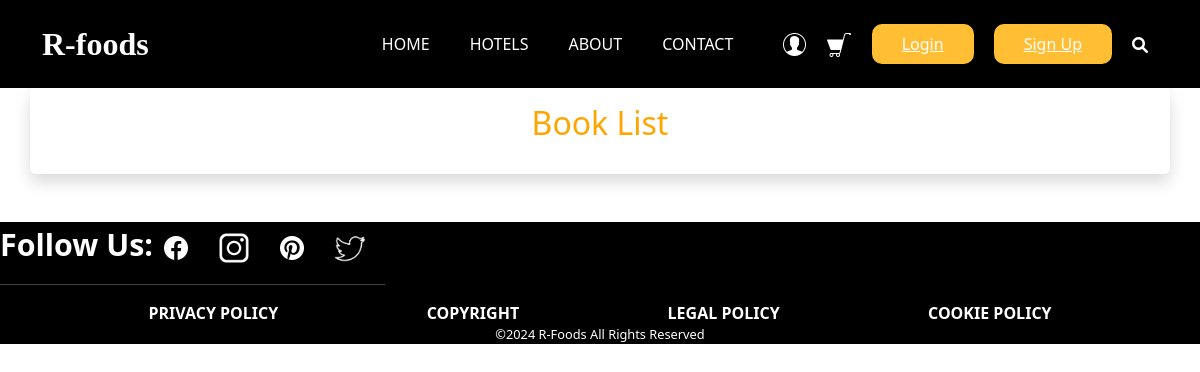
The page /books/ on the database as committed earlier.
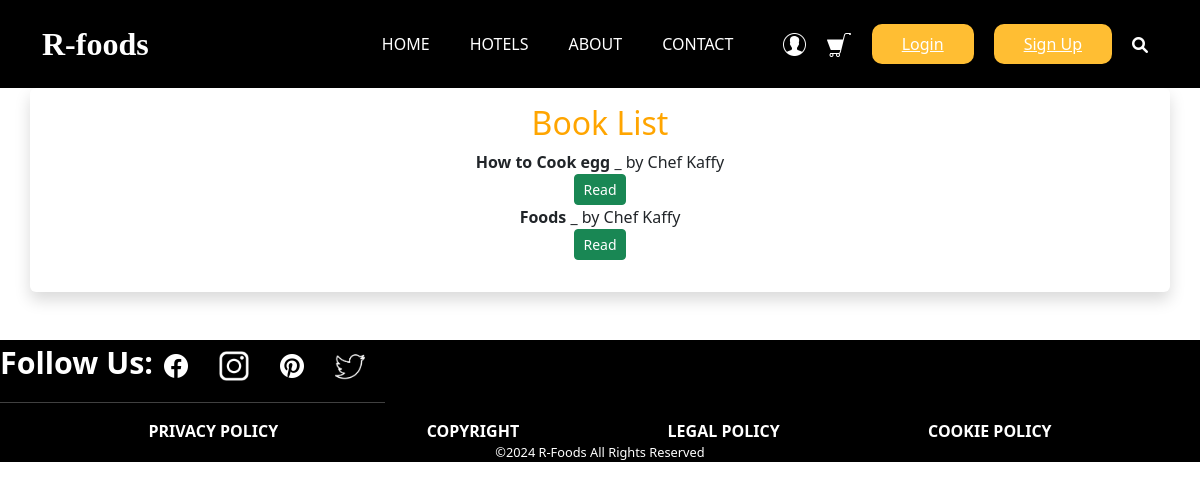
The same page on the database as committed later.
### restaurant_menu/models.py (models this page shows, shortened)
class Book(models.Model):
    title = models.CharField(max_length=200)
    author = models.CharField(max_length=100)
    description =models.TextField()
    upload_date = models.DateTimeField(auto_now_add=True)
    file = models.FileField(upload_to='books/')

### restaurant_menu/views.py (the view)
# urls.py: path('books/', views.book_list, name='book_list'),
def book_list(request):
    books = Book.objects.all()
    return render(request, 'base/book_list.html', {'books':books})

### restaurant_menu/templates/base/book_list.html
{% extends 'new_main.html' %}
{% block content %}
<div class="book-list container shadow p-3 mb-5 bg-white rounded text-center">
    <h2 style="color:orange;">Book List</h2>
        <ul class="list-unstyled text-center">
        {% for book in books %}
            <li class="book-entry text-center">
            <strong>{{ book.title }}</strong> <span>_</span> by {{ book.author }}
            <br>
            <a href="{% url 'read_book' book.id %}" class="btn btn-sm btn-success">Read</a>
            </li>
        {% endfor %}
    </ul>
</div>
{% endblock %}

Rows that differ between the two databases and show on the page:
added Book: title "How to Cook egg", author "Chef Kaffy"
added Book: title "Foods", author "Chef Kaffy"
